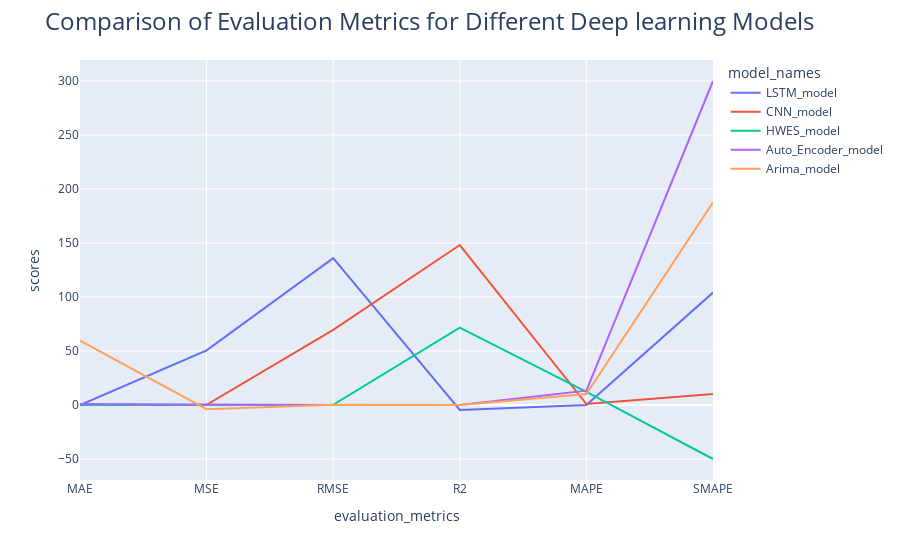

The notebook cell saved with this chart:
### Code cell
import plotly.express as px
import pandas as pd

# Define the data
model_names = ['LSTM_model', 'CNN_model', 'HWES_model', 'Auto_Encoder_model', 'Arima_model']
evaluation_metrics = ['MAE', 'MSE', 'RMSE', 'R2', 'MAPE', 'SMAPE']
Deep_LSTM_MODEL =LSTM_MODEL
Deep_CNN_MODEL=CNN_MODEL
Deep_HWES=HWES
Deep_Auto_encode=Auto_encode
Deep_Arima_model=Arima_model

# Create a data frame
data = {'model_names': model_names * 6,
        'evaluation_metrics': sum([[x] * 5 for x in evaluation_metrics], []),
        'scores': Deep_LSTM_MODEL + Deep_CNN_MODEL + Deep_HWES + Deep_Auto_encode + Deep_Arima_model}
df = pd.DataFrame(data)

# Create the line chart
fig = px.line(df, x='evaluation_metrics', y='scores', color='model_names')
fig.update_layout(
    title={
        'text': "Comparison of Evaluation Metrics for Different Deep learning Models",
        'font': {
            'size': 24
        }
    }
)
# Show the plot
fig.show()

### Figure 1 — Plotly figure (JSON) as saved in the notebook; plotly's stock layout.template omitted (floating-point values rounded to 4 significant figures)
{"data": [{"hovertemplate": "model_names=LSTM_model<br>evaluation_metrics=%{x}<br>scores=%{y}<extra></extra>", "legendgroup": "LSTM_model", "line": {"color": "#636efa", "dash": "solid"}, "marker": {"symbol": "circle"}, "mode": "lines", "name": "LSTM_model", "orientation": "v", "showlegend": true, "type": "scatter", "x": ["MAE", "MSE", "RMSE", "R2", "MAPE", "SMAPE"], "xaxis": "x", "y": [0.006025, 50.56, 136.0, -4.637, 0.03549, 104.1], "yaxis": "y"}, {"hovertemplate": "model_names=CNN_model<br>evaluation_metrics=%{x}<br>scores=%{y}<extra></extra>", "legendgroup": "CNN_model", "line": {"color": "#EF553B", "dash": "solid"}, "marker": {"symbol": "circle"}, "mode": "lines", "name": "CNN_model", "orientation": "v", "showlegend": true, "type": "scatter", "x": ["MAE", "MSE", "RMSE", "R2", "MAPE", "SMAPE"], "xaxis": "x", "y": [5.332e-05, 0.1828, 69.5, 148.1, 0.8642, 10.2], "yaxis": "y"}, {"hovertemplate": "model_names=HWES_model<br>evaluation_metrics=%{x}<br>scores=%{y}<extra></extra>", "legendgroup": "HWES_model", "line": {"color": "#00cc96", "dash": "solid"}, "marker": {"symbol": "circle"}, "mode": "lines", "name": "HWES_model", "orientation": "v", "showlegend": true, "type": "scatter", "x": ["MAE", "MSE", "RMSE", "R2", "MAPE", "SMAPE"], "xaxis": "x", "y": [0.007302, 0.04417, 0.1964, 71.59, 12.23, -50], "yaxis": "y"}, {"hovertemplate": "model_names=Auto_Encoder_model<br>evaluation_metrics=%{x}<br>scores=%{y}<extra></extra>", "legendgroup": "Auto_Encoder_model", "line": {"color": "#ab63fa", "dash": "solid"}, "marker": {"symbol": "circle"}, "mode": "lines", "name": "Auto_Encoder_model", "orientation": "v", "showlegend": true, "type": "scatter", "x": ["MAE", "MSE", "RMSE", "R2", "MAPE", "SMAPE"], "xaxis": "x", "y": [0.994, 0.2102, 0.05045, 0.02872, 13.26, 300], "yaxis": "y"}, {"hovertemplate": "model_names=Arima_model<br>evaluation_metrics=%{x}<br>scores=%{y}<extra></extra>", "legendgroup": "Arima_model", "line": {"color": "#FFA15A", "dash": "solid"}, "marker": {"symbol": "circle"}, "mode": "lines", "name": "Arima_model", "orientation": "v", "showlegend": true, "type": "scatter", "x": ["MAE", "MSE", "RMSE", "R2", "MAPE", "SMAPE"], "xaxis": "x", "y": [59.69, -3.935, 0.2246, 0.001259, 10.2, 187.6], "yaxis": "y"}], "layout": {"legend": {"title": {"text": "model_names"}, "tracegroupgap": 0}, "margin": {"t": 60}, "title": {"font": {"size": 24}, "text": "Comparison of Evaluation Metrics for Different Deep learning Models"}, "xaxis": {"anchor": "y", "domain": [0, 1], "title": {"text": "evaluation_metrics"}}, "yaxis": {"anchor": "x", "domain": [0, 1], "title": {"text": "scores"}}}}
